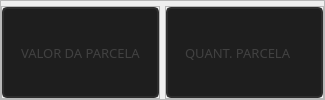
              <widget class="QFrame" name="frame_32">
               <property name="frameShape">
                <enum>QFrame::StyledPanel</enum>
               </property>
               <property name="frameShadow">
                <enum>QFrame::Raised</enum>
               </property>
               <layout class="QHBoxLayout" name="horizontalLayout_24">
                <property name="spacing">
                 <number>5</number>
                </property>
                <property name="leftMargin">
                 <number>0</number>
                </property>
                <property name="topMargin">
                 <number>5</number>
                </property>
                <property name="rightMargin">
                 <number>0</number>
                </property>
                <property name="bottomMargin">
                 <number>0</number>
                </property>
                <item>
                 <widget class="QFrame" name="frame_48">
                  <property name="frameShape">
                   <enum>QFrame::StyledPanel</enum>
                  </property>
                  <property name="frameShadow">
                   <enum>QFrame::Raised</enum>
                  </property>
                  <layout class="QHBoxLayout" name="horizontalLayout_43">
                   <property name="spacing">
                    <number>0</number>
                   </property>
                   <property name="leftMargin">
                    <number>0</number>
                   </property>
                   <property name="topMargin">
                    <number>0</number>
                   </property>
                   <property name="rightMargin">
                    <number>0</number>
                   </property>
                   <property name="bottomMargin">
                    <number>0</number>
                   </property>
                   <item>
                    <widget class="QLineEdit" name="txt_obravalorparcela">
                     <property name="sizePolicy">
                      <sizepolicy hsizetype="Expanding" vsizetype="Expanding">
                       <horstretch>0</horstretch>
                       <verstretch>0</verstretch>
                      </sizepolicy>
                     </property>
                     <property name="font">
                      <font>
                       <family>Quicksand</family>
                       <pointsize>10</pointsize>
                      </font>
                     </property>
                     <property name="styleSheet">
                      <string notr="true">QLineEdit{
	border: 2px solid rgb(45, 45, 45);
	border-radius: 5px;
	padding: 15px;
	background-color: rgb(30, 30, 30);
	color: rgb(100, 100, 100);
}
QLineEdit:hover{
	border: 2px solid rgb(55, 55, 55);
}
QLineEdit:focus{
	border: 2px solid rgb(255, 207, 0);
	color: rgb(200, 200, 200);
}</string>
                     </property>
                     <property name="maxLength">
                      <number>32</number>
                     </property>
                     <property name="placeholderText">
                      <string>VALOR DA PARCELA</string>
                     </property>
                    </widget>
                   </item>
                  </layout>
                 </widget>
                </item>
                <item>
                 <widget class="QFrame" name="frame_49">
                  <property name="frameShape">
                   <enum>QFrame::StyledPanel</enum>
                  </property>
                  <property name="frameShadow">
                   <enum>QFrame::Raised</enum>
                  </property>
                  <layout class="QHBoxLayout" name="horizontalLayout_44">
                   <property name="spacing">
                    <number>0</number>
                   </property>
                   <property name="leftMargin">
                    <number>0</number>
                   </property>
                   <property name="topMargin">
                    <number>0</number>
                   </property>
                   <property name="rightMargin">
                    <number>0</number>
                   </property>
                   <property name="bottomMargin">
                    <number>0</number>
                   </property>
                   <item>
                    <widget class="QLineEdit" name="txt_obraquantparcela">
                     <property name="sizePolicy">
                      <sizepolicy hsizetype="Expanding" vsizetype="Expanding">
                       <horstretch>0</horstretch>
                       <verstretch>0</verstretch>
                      </sizepolicy>
                     </property>
                     <property name="font">
                      <font>
                       <family>Quicksand</family>
                       <pointsize>10</pointsize>
                      </font>
                     </property>
                     <property name="styleSheet">
                      <string notr="true">QLineEdit{
	border: 2px solid rgb(45, 45, 45);
	border-radius: 5px;
	padding: 15px;
	background-color: rgb(30, 30, 30);
	color: rgb(100, 100, 100);
}
QLineEdit:hover{
	border: 2px solid rgb(55, 55, 55);
}
QLineEdit:focus{
	border: 2px solid rgb(255, 207, 0);
	color: rgb(200, 200, 200);
}</string>
                     </property>
                     <property name="maxLength">
                      <number>32</number>
                     </property>
                     <property name="placeholderText">
                      <string>QUANT. PARCELA</string>
                     </property>
                    </widget>
                   </item>
                  </layout>
                 </widget>
                </item>
               </layout>
              </widget>
